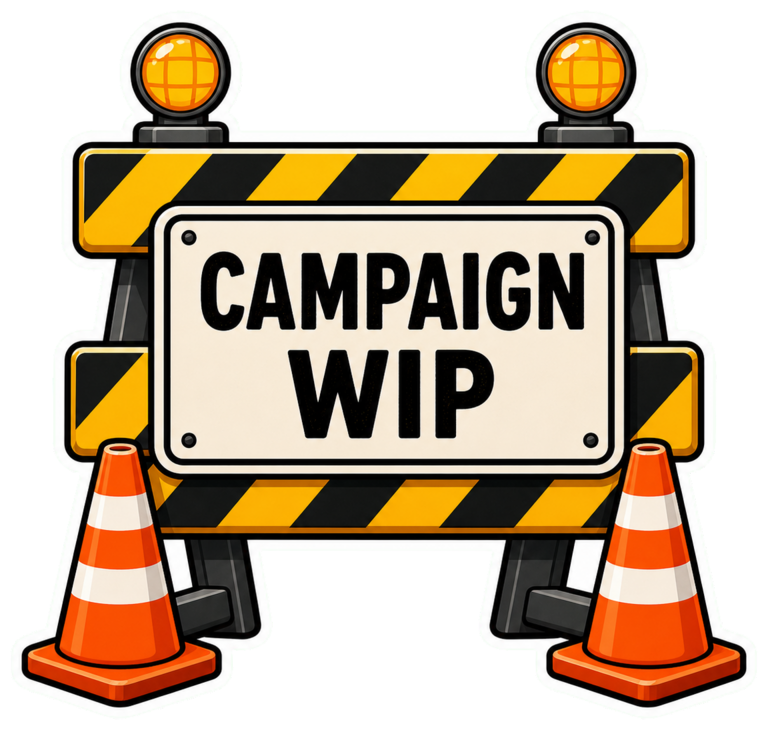
#> input picture story/art/Stickers/campaign_wip_barricade.png, 768 x 730 px; its folder holds only this picture in this run
$ python cut_sticker_sheets.py ../story/art/Stickers
#> lines starting #> are read from the running program, lines starting #| are printed output that depends on the picture; after the words box and inside, x2 and y2 are one past the last pixel; in counts of white or black regions, pixels touching at a corner belong together
#!/usr/bin/env python3

from __future__ import annotations

import argparse
import json
import math
import re
from dataclasses import dataclass
from pathlib import Path

from PIL import Image, ImageChops, ImageFilter


@dataclass(frozen=True)
class Box:
    x0: int
    y0: int
    x1: int
    y1: int

    def width(self) -> int:
        return max(0, self.x1 - self.x0)

    def height(self) -> int:
        return max(0, self.y1 - self.y0)

    def area(self) -> int:
        return self.width() * self.height()

    def expanded(self, pad: int, max_w: int, max_h: int) -> "Box":
        return Box(
            x0=max(0, self.x0 - pad),
            y0=max(0, self.y0 - pad),
            x1=min(max_w, self.x1 + pad),
            y1=min(max_h, self.y1 + pad),
        )

    def intersects(self, other: "Box") -> bool:
        return not (self.x1 <= other.x0 or other.x1 <= self.x0 or self.y1 <= other.y0 or other.y1 <= self.y0)

    # [7 lines left out: function union, not called in this run]


@dataclass(frozen=True)
class AlphaComponent:
    box: Box
    count: int
    touches_border: bool


def sanitize_stem(path: Path) -> str:
    stem = path.stem.lower()
    stem = re.sub(r"[^a-z0-9]+", "_", stem).strip("_")
    return stem or "sheet"


def otsu_threshold(hist: list[int]) -> int:
    total = sum(hist)
    if total <= 0:
        return 128

    sum_total = 0
    for i, count in enumerate(hist):
        sum_total += i * count

    sum_bg = 0
    weight_bg = 0
    max_between = -1.0
    threshold = 128

    for t in range(256):
        weight_bg += hist[t]
        if weight_bg == 0:
            continue
        weight_fg = total - weight_bg
        if weight_fg == 0:
            break

        sum_bg += t * hist[t]
        mean_bg = sum_bg / weight_bg
        mean_fg = (sum_total - sum_bg) / weight_fg
        between = float(weight_bg) * float(weight_fg) * (mean_bg - mean_fg) ** 2
        if between > max_between:
            max_between = between
            threshold = t

    return int(threshold)


def binarize_by_diff(image_rgb: Image.Image, blur_radius: float, threshold_floor: int) -> Image.Image:
    blur = image_rgb.filter(ImageFilter.GaussianBlur(radius=blur_radius))
    diff = ImageChops.difference(image_rgb, blur).convert("L")
    t = otsu_threshold(diff.histogram())
    t = max(threshold_floor, t)
    return diff.point(lambda p: 255 if p > t else 0)


def close_mask(mask: Image.Image, dilate_size: int, erode_size: int) -> Image.Image:
    if dilate_size >= 3:
        mask = mask.filter(ImageFilter.MaxFilter(dilate_size))
    if erode_size >= 3:
        mask = mask.filter(ImageFilter.MinFilter(erode_size))
    return mask


def find_components(mask: Image.Image) -> list[tuple[Box, int]]:
    w, h = mask.size
    pixels = mask.load()
    visited = bytearray(w * h)
    components: list[tuple[Box, int]] = []

    for y in range(h):
        row = y * w
        for x in range(w):
            idx = row + x
            if visited[idx] != 0:
                continue
            if pixels[x, y] == 0:
                continue
            visited[idx] = 1
            stack: list[tuple[int, int]] = [(x, y)]
            min_x = max_x = x
            min_y = max_y = y
            count = 0
            while stack:
                cx, cy = stack.pop()
                count += 1
                if cx < min_x:
                    min_x = cx
                if cx > max_x:
                    max_x = cx
                if cy < min_y:
                    min_y = cy
                if cy > max_y:
                    max_y = cy

                nx = cx - 1
                ny = cy
                if 0 <= nx < w and pixels[nx, ny] != 0:
                    nidx = ny * w + nx
                    if visited[nidx] == 0:
                        visited[nidx] = 1
                        stack.append((nx, ny))
                nx = cx + 1
                if 0 <= nx < w and pixels[nx, ny] != 0:
                    nidx = ny * w + nx
                    if visited[nidx] == 0:
                        visited[nidx] = 1
                        stack.append((nx, ny))
                nx = cx
                ny = cy - 1
                if 0 <= ny < h and pixels[nx, ny] != 0:
                    nidx = ny * w + nx
                    if visited[nidx] == 0:
                        visited[nidx] = 1
                        stack.append((nx, ny))
                ny = cy + 1
                if 0 <= ny < h and pixels[nx, ny] != 0:
                    nidx = ny * w + nx
                    if visited[nidx] == 0:
                        visited[nidx] = 1
                        stack.append((nx, ny))

            components.append((Box(min_x, min_y, max_x + 1, max_y + 1), count))

    return components


def alpha_components(mask: Image.Image) -> list[tuple[AlphaComponent, list[int]]]:
    w, h = mask.size
    pixels = mask.load()
    visited = bytearray(w * h)
    components: list[tuple[AlphaComponent, list[int]]] = []

    for y in range(h):
        row = y * w
        for x in range(w):
            idx = row + x
            if visited[idx] != 0:
                continue
            if pixels[x, y] == 0:
                continue
            visited[idx] = 1
            stack: list[tuple[int, int]] = [(x, y)]
            comp_pixels: list[int] = []
            min_x = max_x = x
            min_y = max_y = y
            touches_border = x == 0 or y == 0 or x == (w - 1) or y == (h - 1)
            while stack:
                cx, cy = stack.pop()
                cidx = cy * w + cx
                comp_pixels.append(cidx)
                if cx < min_x:
                    min_x = cx
                if cx > max_x:
                    max_x = cx
                if cy < min_y:
                    min_y = cy
                if cy > max_y:
                    max_y = cy
                if cx == 0 or cy == 0 or cx == (w - 1) or cy == (h - 1):
                    touches_border = True

                nx = cx - 1
                ny = cy
                if 0 <= nx < w and pixels[nx, ny] != 0:
                    nidx = ny * w + nx
                    if visited[nidx] == 0:
                        visited[nidx] = 1
                        stack.append((nx, ny))
                nx = cx + 1
                if 0 <= nx < w and pixels[nx, ny] != 0:
                    nidx = ny * w + nx
                    if visited[nidx] == 0:
                        visited[nidx] = 1
                        stack.append((nx, ny))
                nx = cx
                ny = cy - 1
                if 0 <= ny < h and pixels[nx, ny] != 0:
                    nidx = ny * w + nx
                    if visited[nidx] == 0:
                        visited[nidx] = 1
                        stack.append((nx, ny))
                ny = cy + 1
                if 0 <= ny < h and pixels[nx, ny] != 0:
                    nidx = ny * w + nx
                    if visited[nidx] == 0:
                        visited[nidx] = 1
                        stack.append((nx, ny))

            components.append(
                (
                    AlphaComponent(
                        box=Box(min_x, min_y, max_x + 1, max_y + 1),
                        count=len(comp_pixels),
                        touches_border=touches_border,
                    ),
                    comp_pixels,
                )
            )

    return components


def cleanup_alpha_components(
    alpha: Image.Image,
    *,
    mode: str,
    min_area_frac: float,
    min_area_px: int,
) -> tuple[Image.Image, dict[str, int | str]]:
    components = alpha_components(alpha)
    if not components:
        return alpha, {
            "fragment_cleanup_mode": mode,
            "components_before": 0,
            "components_after": 0,
            "removed_pixels": 0,
            "kept_component_pixels": 0,
        }

    before_pixels = sum(comp.count for comp, _ in components)
    if mode == "off":
        return alpha, {
            "fragment_cleanup_mode": mode,
            "components_before": len(components),
            "components_after": len(components),
            "removed_pixels": 0,
            "kept_component_pixels": before_pixels,
        }

    main_idx = max(range(len(components)), key=lambda i: components[i][0].count)
    main_comp = components[main_idx][0]
    main_size = main_comp.count
    main_box = main_comp.box
    main_center_box = main_box.expanded(6, alpha.width, alpha.height)
    min_area_frac = max(0.0, float(min_area_frac))
    min_area_px = max(1, int(min_area_px))
    large_component_threshold = max(min_area_px, int(main_size * min_area_frac))
    conservative_threshold = max(48, min_area_px // 3, int(main_size * min_area_frac * 0.35))
    overlap_ratio_threshold = 0.33

    keep: set[int] = set()
    for idx, (comp, _) in enumerate(components):
        if idx == main_idx:
            keep.add(idx)
            continue
        if mode == "strict":
            continue
        if mode == "balanced":
            if comp.touches_border:
                continue
            center_x = 0.5 * (comp.box.x0 + comp.box.x1)
            center_y = 0.5 * (comp.box.y0 + comp.box.y1)
            center_in_main = (
                main_center_box.x0 <= center_x < main_center_box.x1
                and main_center_box.y0 <= center_y < main_center_box.y1
            )
            overlap_w = max(0, min(comp.box.x1, main_box.x1) - max(comp.box.x0, main_box.x0))
            overlap_h = max(0, min(comp.box.y1, main_box.y1) - max(comp.box.y0, main_box.y0))
            overlap_area = overlap_w * overlap_h
            box_area = comp.box.area()
            overlap_ratio = (overlap_area / float(box_area)) if box_area > 0 else 0.0
            if center_in_main or overlap_ratio >= overlap_ratio_threshold or comp.count >= large_component_threshold:
                keep.add(idx)
            continue
        if not comp.touches_border:
            keep.add(idx)
            continue
        if mode == "conservative":
            if comp.count >= conservative_threshold:
                keep.add(idx)
            continue
        keep.add(idx)

    w, h = alpha.size
    out = bytearray(w * h)
    after_pixels = 0
    for idx, (comp, comp_pixels) in enumerate(components):
        if idx not in keep:
            continue
        after_pixels += comp.count
        for pidx in comp_pixels:
            out[pidx] = 255

    cleaned = Image.frombytes("L", (w, h), bytes(out))
    return cleaned, {
        "fragment_cleanup_mode": mode,
        "components_before": len(components),
        "components_after": len(keep),
        "removed_pixels": max(0, before_pixels - after_pixels),
        "kept_component_pixels": after_pixels,
    }


def merge_overlapping_boxes(boxes: list[Box], pad: int, max_w: int, max_h: int) -> list[Box]:
    if len(boxes) <= 1:
        return boxes

    def intersection_area(a: Box, b: Box) -> int:
        ix0 = max(a.x0, b.x0)
        iy0 = max(a.y0, b.y0)
        ix1 = min(a.x1, b.x1)
        iy1 = min(a.y1, b.y1)
        if ix1 <= ix0 or iy1 <= iy0:
            return 0
        return (ix1 - ix0) * (iy1 - iy0)

    expanded = [b.expanded(pad, max_w, max_h) for b in boxes]
    merge_ratio = 0.60
    adj: list[list[int]] = [[] for _ in boxes]
    for i in range(len(boxes)):
        for j in range(i + 1, len(boxes)):
            inter = intersection_area(expanded[i], expanded[j])
            if inter <= 0:
                continue
            denom = min(boxes[i].area(), boxes[j].area())
            if denom <= 0:
                continue
            if (inter / float(denom)) < merge_ratio:
                continue
            adj[i].append(j)
            adj[j].append(i)

    seen = [False] * len(boxes)
    merged: list[Box] = []
    for i in range(len(boxes)):
        if seen[i]:
            continue
        seen[i] = True
        stack = [i]
        union_box = boxes[i]
        while stack:
            u = stack.pop()
            for v in adj[u]:
                if seen[v]:
                    continue
                seen[v] = True
                stack.append(v)
                union_box = union_box.union(boxes[v])
        merged.append(union_box)

    return merged


def fill_holes(mask: Image.Image) -> Image.Image:
    w, h = mask.size
    inv = ImageChops.invert(mask)
    inv_px = inv.load()
    visited = bytearray(w * h)
    stack: list[tuple[int, int]] = []

    def push_if_white(x: int, y: int) -> None:
        if inv_px[x, y] == 0:
            return
        idx = y * w + x
        if visited[idx] != 0:
            return
        visited[idx] = 1
        stack.append((x, y))

    for x in range(w):
        push_if_white(x, 0)
        push_if_white(x, h - 1)
    for y in range(h):
        push_if_white(0, y)
        push_if_white(w - 1, y)

    while stack:
        cx, cy = stack.pop()
        for nx, ny in ((cx - 1, cy), (cx + 1, cy), (cx, cy - 1), (cx, cy + 1)):
            if not (0 <= nx < w and 0 <= ny < h):
                continue
            if inv_px[nx, ny] == 0:
                continue
            nidx = ny * w + nx
            if visited[nidx] != 0:
                continue
            visited[nidx] = 1
            stack.append((nx, ny))

    holes = Image.new("L", (w, h), 0)
    holes_px = holes.load()
    for y in range(h):
        row = y * w
        for x in range(w):
            if inv_px[x, y] == 0:
                continue
            if visited[row + x] == 0:
                holes_px[x, y] = 255

    return ImageChops.lighter(mask, holes)


def extract_sticker_alpha(crop_rgb: Image.Image) -> Image.Image:
    w, h = crop_rgb.size
    blur_radius = max(6.0, min(w, h) / 18.0)
    mask = binarize_by_diff(crop_rgb, blur_radius=blur_radius, threshold_floor=12)
    mask = close_mask(mask, dilate_size=5, erode_size=3)
    mask = fill_holes(mask)
    mask = close_mask(mask, dilate_size=3, erode_size=3)
    return mask


def detect_sticker_boxes(
    sheet: Image.Image,
    *,
    merge: bool = True,
    min_count: int = 120,
    max_area_frac: float = 0.25,
) -> list[Box]:
    w, h = sheet.size
    scale = max(2, int(math.floor(min(w, h) / 256.0)))
    small_w = max(1, w // scale)
    small_h = max(1, h // scale)
    small = sheet.convert("RGB").resize((small_w, small_h), resample=Image.Resampling.BILINEAR)

    blur_radius = max(4.0, min(small_w, small_h) / 14.0)
    mask = binarize_by_diff(small, blur_radius=blur_radius, threshold_floor=10)

    # Favor many smaller components over a single merged slab: keep morphology gentle.
    mask = close_mask(mask, dilate_size=3, erode_size=3)

    components = find_components(mask)
    boxes: list[Box] = []
    image_area = small_w * small_h

    for box, count in components:
        bw = box.width()
        bh = box.height()
        area = box.area()
        if area <= 0:
            continue
        if area > int(image_area * 0.90):
            continue
        if bw < 6 or bh < 6:
            continue
        if count < max(1, int(min_count)):
            continue
        # Reject big slabs that usually represent the sheet background gradient.
        if max_area_frac > 0.0 and area > int(image_area * float(max_area_frac)):
            continue
        boxes.append(box)

    if merge:
        # Merging is intentionally conservative to avoid cascades where unions create
        # new overlaps and collapse an entire sheet into one giant box.
        boxes = merge_overlapping_boxes(boxes, pad=1, max_w=small_w, max_h=small_h)
    boxes = sorted(boxes, key=lambda b: (b.y0, b.x0))

    scaled: list[Box] = []
    for box in boxes:
        x0 = box.x0 * scale
        y0 = box.y0 * scale
        x1 = min(w, box.x1 * scale)
        y1 = min(h, box.y1 * scale)
        scaled.append(Box(x0, y0, x1, y1))

    return scaled


def main() -> int:
    parser = argparse.ArgumentParser(description="Cut sticker sheets into individual transparent PNG assets.")
    parser.add_argument(
        "sheets",
        nargs="+",
        type=Path,
        help="Sticker sheet image paths, or directories containing images (png/jpg/webp).",
    )
    parser.add_argument("--out", type=Path, default=Path("art_exports/stickers"), help="Output directory.")
    parser.add_argument("--pad", type=int, default=24, help="Extra pixels around detected bounds before masking.")
    parser.add_argument("--min-count", type=int, default=120, help="Minimum connected-component pixel count.")
    parser.add_argument(
        "--max-area-frac",
        type=float,
        default=0.25,
        help="Reject detected regions larger than this fraction of the downscaled image area.",
    )
    parser.add_argument(
        "--fragment-cleanup",
        choices=("off", "balanced", "strict", "conservative"),
        default="balanced",
        help="Post-process alpha to remove border-touching fragment sparkle cutoffs.",
    )
    parser.add_argument(
        "--fragment-min-area-frac",
        type=float,
        default=0.06,
        help="Balanced/Conservative: minimum fragment size as fraction of largest component size.",
    )
    parser.add_argument(
        "--fragment-min-area-px",
        type=int,
        default=180,
        help="Balanced/Conservative: minimum fragment size in pixels.",
    )
    parser.add_argument("--no-merge", action="store_true", help="Do not merge overlapping detected regions.")
    args = parser.parse_args()

    out_root: Path = args.out
    out_root.mkdir(parents=True, exist_ok=True)
    manifest: dict[str, object] = {"version": 1, "sheets": []}

    sheet_paths: list[Path] = []
    for raw in args.sheets:
        if raw.is_dir():
            for child in sorted(raw.iterdir()):
                if not child.is_file():
                    continue
                if child.suffix.lower() not in (".png", ".jpg", ".jpeg", ".webp"):
                    continue
                sheet_paths.append(child)
            continue
        sheet_paths.append(raw)

    for sheet_path in sheet_paths:
        sheet_path = sheet_path.resolve()
        sheet = Image.open(sheet_path)
#> sheet is the input picture: PIL image 768x730 RGBA; mean R, G, B, A 104.4, 86.1, 64, 164
        sheet.load()
        sheet_rgba = sheet.convert("RGBA")
        w, h = sheet_rgba.size

        sheet_id = sanitize_stem(sheet_path)
        sheet_out = out_root / sheet_id
        sheet_out.mkdir(parents=True, exist_ok=True)
        for old_asset in sheet_out.glob(f"{sheet_id}_*.png"):
            old_asset.unlink()

        boxes = detect_sticker_boxes(
            sheet_rgba,
            merge=not args.no_merge,
            min_count=args.min_count,
            max_area_frac=args.max_area_frac,
        )
#> in detect_sticker_boxes, `small = sheet.convert("RGB").resize((small_w, small_h), resample=Image..`:
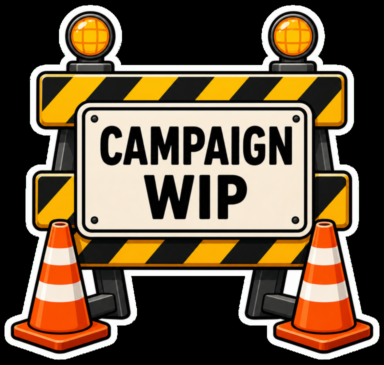
#> small: PIL image 384x365 RGB; mean R, G, B 104.4, 86.2, 64.1
#> in binarize_by_diff, `blur = image_rgb.filter(ImageFilter.GaussianBlur(radius=blur_radius))`:
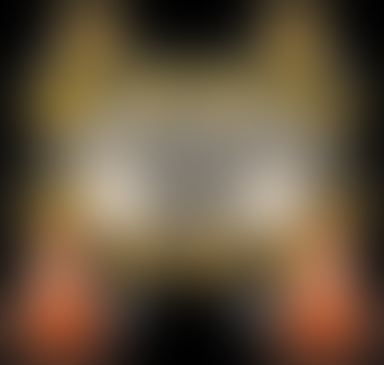
#> blur: PIL image 384x365 RGB; mean R, G, B 101.4, 83.7, 62.2
#> in binarize_by_diff, `diff = ImageChops.difference(image_rgb, blur).convert("L")`:
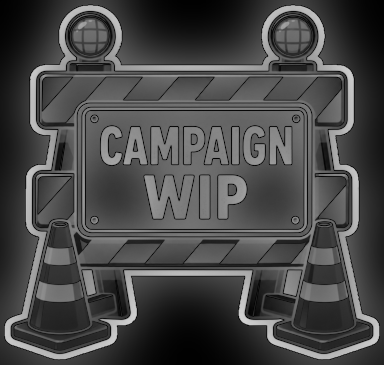
#> diff: PIL image 384x365 L; min 0, max 210, mean 72
#> in otsu_threshold, `total = sum(hist)`: total = 140160
#> the loop in otsu_threshold, `for i, count in enumerate(hist):` made 256 passes
#> (count, sum_total) on passes 1 to 3: (17, 0), (637, 637), (741, 2119)
#> after the loop in otsu_threshold, `for i, count in enumerate(hist):`: sum_total = 10098346
#> the loop in otsu_threshold, `for t in range(256):` made 211 passes
#> (weight_bg, weight_fg, sum_bg, mean_bg, mean_fg, max_between) on passes 1 to 8: (17, 140143, 0, 0, 72.06, 1.24e+10), (654, 139506, 637, 0.974, 72.38, 4.65e+11), (1395, 138765, 2119, 1.52, 72.76, 9.82e+11), (2115, 138045, 4279, 2.02, 73.12, 1.48e+12), (2849, 137311, 7215, 2.53, 73.49, 1.97e+12), (3560, 136600, 10770, 3.03, 73.85, 2.44e+12), (4246, 135914, 14886, 3.51, 74.19, 2.88e+12), (4991, 135169, 20101, 4.03, 74.56, 3.36e+12)
#> after the loop in otsu_threshold, `for t in range(256):`: max_between = 2.56e+13; sum_bg = 10096456; threshold = 81; weight_bg = 140160
#> in binarize_by_diff, `t = otsu_threshold(diff.histogram())`: t = 81
#> in binarize_by_diff, `return diff.point(lambda p: 255 if p > t else 0)`:
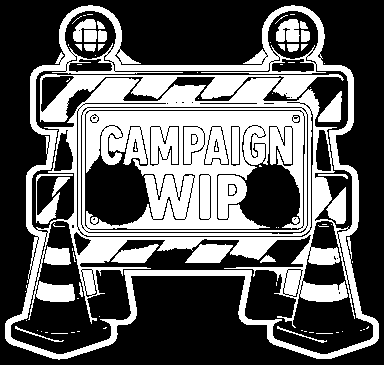
#> returned value: PIL image 384x365 L; 37.6% white; 76 white regions (50 under 20 px), largest, box (x1, y1, x2, y2) and area: (5, 5, 379, 360) 44392, (40, 74, 344, 122) 3628, (185, 244, 233, 263) 637
#> in close_mask, `mask = mask.filter(ImageFilter.MaxFilter(dilate_size))`:
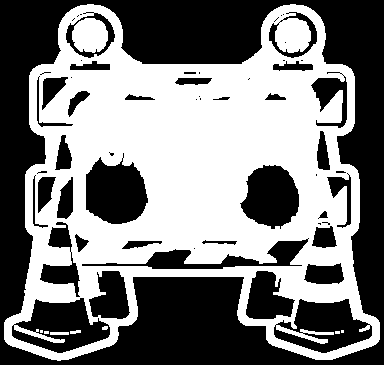
#> mask: PIL image 384x365 L; 48.7% white; 9 white regions (4 under 20 px), largest, box (x1, y1, x2, y2) and area: (4, 4, 380, 361) 67142, (72, 18, 108, 53) 1004, (50, 332, 69, 335) 57, (70, 330, 81, 334) 33, (102, 326, 108, 330) 21
#> in close_mask, `mask = mask.filter(ImageFilter.MinFilter(erode_size))`:
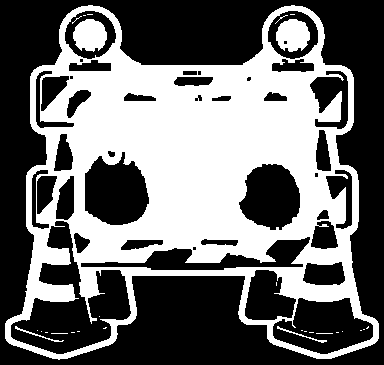
#> mask: PIL image 384x365 L; 42.5% white; 28 white regions (23 under 20 px), largest, box (x1, y1, x2, y2) and area: (5, 5, 379, 360) 57548, (276, 19, 310, 52) 853, (73, 19, 107, 52) 852, (277, 326, 327, 343) 95, (15, 326, 64, 342) 90
#> (the rest of the program and of its run is left out)
